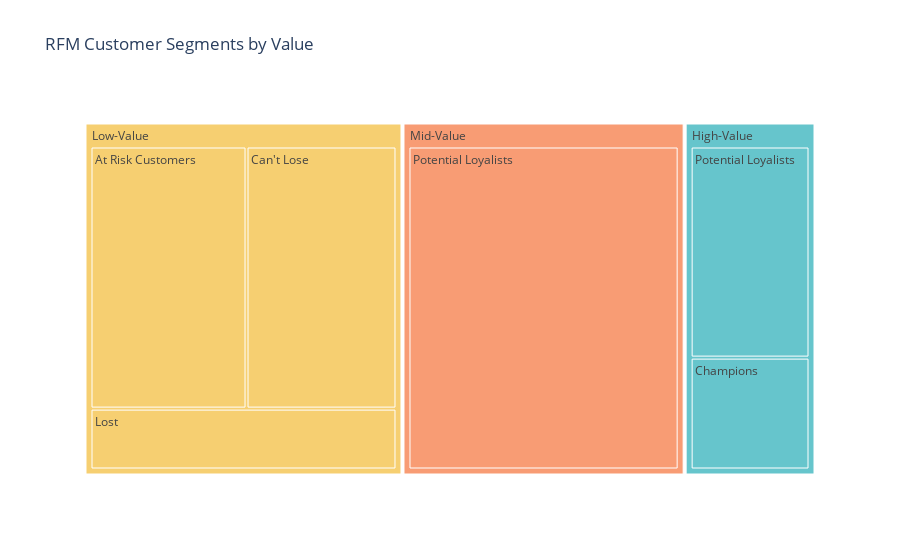

The notebook cell saved with this chart:
### Code cell
segment_product_counts = data.groupby(['Value Segment', 'RFM Customer Segments']).size().reset_index(name='Count')

segment_product_counts = segment_product_counts.sort_values('Count', ascending=False)

fig_treemap_segment_product = px.treemap(segment_product_counts, 
                                         path=['Value Segment', 'RFM Customer Segments'], 
                                         values='Count',
                                         color='Value Segment', color_discrete_sequence=px.colors.qualitative.Pastel,
                                         title='RFM Customer Segments by Value')
fig_treemap_segment_product.show()

### Figure 1 — Plotly figure (JSON) as saved in the notebook; plotly's stock layout.template omitted (floating-point values rounded to 4 significant figures)
{"data": [{"branchvalues": "total", "customdata": [["High-Value"], ["High-Value"], ["High-Value"], ["High-Value"], ["High-Value"], ["High-Value"], ["Low-Value"], ["Low-Value"], ["Low-Value"], ["Low-Value"], ["Low-Value"], ["Low-Value"], ["Mid-Value"], ["Mid-Value"], ["Mid-Value"], ["Mid-Value"], ["Mid-Value"], ["Mid-Value"]], "domain": {"x": [0, 1], "y": [0, 1]}, "hovertemplate": "labels=%{label}<br>Count=%{value}<br>parent=%{parent}<br>id=%{id}<br>Value Segment=%{customdata[0]}<extra></extra>", "ids": ["High-Value", "High-Value/Potential Loyalists", "High-Value/Champions", "High-Value/Lost", "High-Value/Can't Lose", "High-Value/At Risk Customers", "Low-Value/At Risk Customers", "Low-Value/Can't Lose", "Low-Value/Lost", "Low-Value/Champions", "Low-Value/Potential Loyalists", "Low-Value", "Mid-Value", "Mid-Value/Potential Loyalists", "Mid-Value/Champions", "Mid-Value/Can't Lose", "Mid-Value/Lost", "Mid-Value/At Risk Customers"], "labels": ["High-Value", "Potential Loyalists", "Champions", "Lost", "Can't Lose", "At Risk Customers", "At Risk Customers", "Can't Lose", "Lost", "Champions", "Potential Loyalists", "Low-Value", "Mid-Value", "Potential Loyalists", "Champions", "Can't Lose", "Lost", "At Risk Customers"], "marker": {"colors": ["rgb(102, 197, 204)", "rgb(102, 197, 204)", "rgb(102, 197, 204)", "rgb(102, 197, 204)", "rgb(102, 197, 204)", "rgb(102, 197, 204)", "rgb(246, 207, 113)", "rgb(246, 207, 113)", "rgb(246, 207, 113)", "rgb(246, 207, 113)", "rgb(246, 207, 113)", "rgb(246, 207, 113)", "rgb(248, 156, 116)", "rgb(248, 156, 116)", "rgb(248, 156, 116)", "rgb(248, 156, 116)", "rgb(248, 156, 116)", "rgb(248, 156, 116)"]}, "name": "", "parents": ["", "High-Value", "High-Value", "High-Value", "High-Value", "High-Value", "Low-Value", "Low-Value", "Low-Value", "Low-Value", "Low-Value", "", "", "Mid-Value", "Mid-Value", "Mid-Value", "Mid-Value", "Mid-Value"], "type": "treemap", "values": [179.0, 117.0, 62.0, 0.0, 0.0, 0.0, 180.0, 173.0, 82.0, 0.0, 0.0, 435.0, 386.0, 386.0, 0.0, 0.0, 0.0, 0.0]}], "layout": {"legend": {"tracegroupgap": 0}, "title": {"text": "RFM Customer Segments by Value"}, "treemapcolorway": ["rgb(102, 197, 204)", "rgb(246, 207, 113)", "rgb(248, 156, 116)", "rgb(220, 176, 242)", "rgb(135, 197, 95)", "rgb(158, 185, 243)", "rgb(254, 136, 177)", "rgb(201, 219, 116)", "rgb(139, 224, 164)", "rgb(180, 151, 231)", "rgb(179, 179, 179)"]}}
